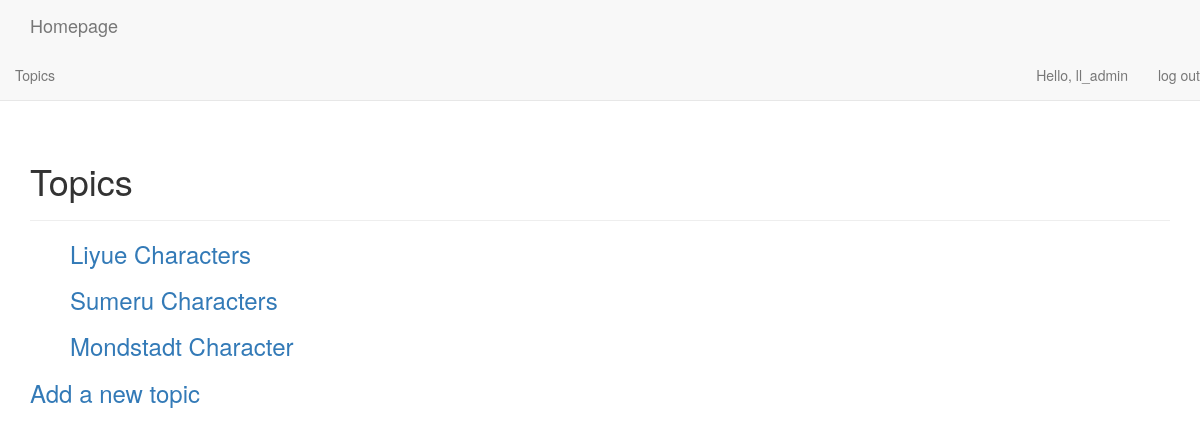
Page /topics/ (signed in) on the earlier database version.
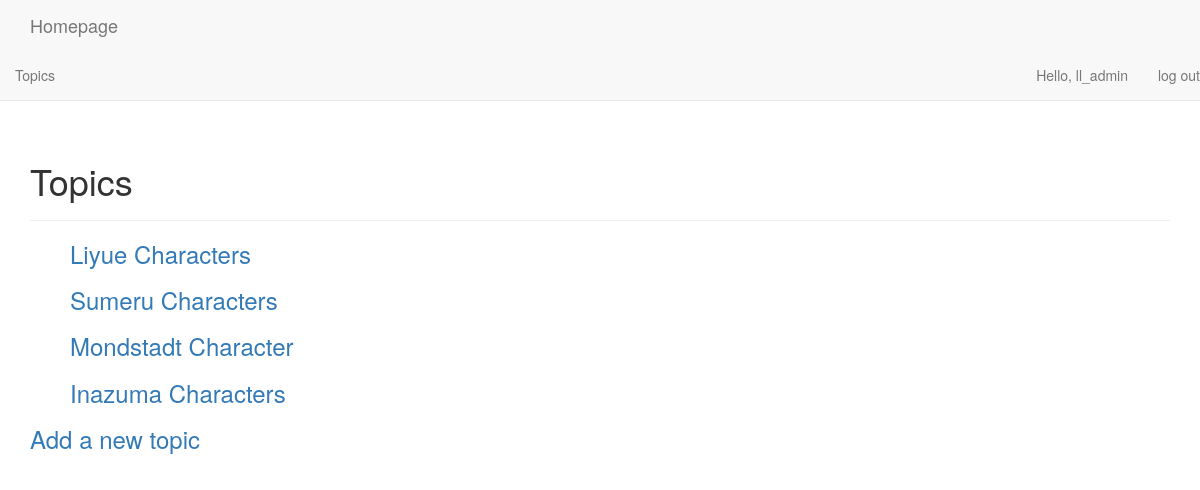
Same page on the later database version.
### learning_logs/models.py (models this page shows)
class Topic(models.Model):
    text = models.CharField(max_length=200)
    date_added = models.DateTimeField(auto_now_add=True)
    owner = models.ForeignKey(User,on_delete=models.CASCADE)
    def __str__(self):
        return self.text

### learning_logs/views.py (the view)
# urls.py: path("topics/",views.topics,name='topics'),
@login_required
def topics(request):
    topics = Topic.objects.filter(owner=request.user).order_by('date_added')
    context = {'topics':topics}
    return render(request,'learning_logs/topics.html',context)

### learning_logs/templates/learning_logs/topics.html
{% extends "learning_logs/base.html" %}
{% block header %}
  <h1>Topics</h1>
{% endblock header %}
{% block content %}
  <ul>
    {% for topic in topics %}
      <h3>
        <a href="{% url 'learning_logs:topic' topic.id %}">{{ topic }}</a>
      </h3>
    {% empty %}
      <li>No topics have been added yet.</li>
    {% endfor %}
  </ul>
  <h3><a href="{% url 'learning_logs:new_topic' %}">Add a new topic </h3>
{% endblock content %}

Differences in the rows shown:
added Topic: text "Inazuma Characters"
